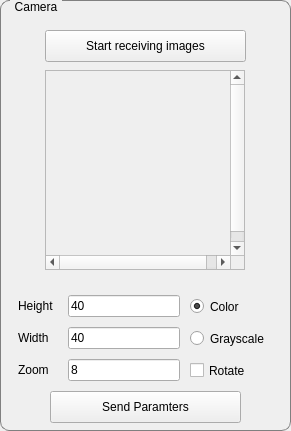
   <widget class="QGroupBox" name="groupBox_8">
    <property name="geometry">
     <rect>
      <x>30</x>
      <y>160</y>
      <width>291</width>
      <height>431</height>
     </rect>
    </property>
    <property name="styleSheet">
     <string notr="true">QGroupBox {
	border: 1px solid gray;
	border-radius: 9px;
	margin-top: 0.5em;
}

QGroupBox::title {
    subcontrol-origin: margin;
    left: 10px;
    padding: 0 3px 0 3px;
}
</string>
    </property>
    <property name="title">
     <string>Camera</string>
    </property>
    <widget class="QPushButton" name="btnImage">
     <property name="geometry">
      <rect>
       <x>45</x>
       <y>30</y>
       <width>201</width>
       <height>32</height>
      </rect>
     </property>
     <property name="text">
      <string>Start receiving images</string>
     </property>
    </widget>
    <widget class="QScrollArea" name="scrollCamera">
     <property name="geometry">
      <rect>
       <x>45</x>
       <y>70</y>
       <width>200</width>
       <height>200</height>
      </rect>
     </property>
     <property name="minimumSize">
      <size>
       <width>200</width>
       <height>200</height>
      </size>
     </property>
     <property name="maximumSize">
      <size>
       <width>200</width>
       <height>200</height>
      </size>
     </property>
     <property name="autoFillBackground">
      <bool>false</bool>
     </property>
     <property name="verticalScrollBarPolicy">
      <enum>Qt::ScrollBarAlwaysOn</enum>
     </property>
     <property name="horizontalScrollBarPolicy">
      <enum>Qt::ScrollBarAlwaysOn</enum>
     </property>
     <property name="widgetResizable">
      <bool>false</bool>
     </property>
     <widget class="QWidget" name="scrollAreaWidgetContents">
      <property name="geometry">
       <rect>
        <x>0</x>
        <y>0</y>
        <width>196</width>
        <height>196</height>
       </rect>
      </property>
     </widget>
    </widget>
    <widget class="QLineEdit" name="txtZoom">
     <property name="geometry">
      <rect>
       <x>68</x>
       <y>359</y>
       <width>112</width>
       <height>22</height>
      </rect>
     </property>
     <property name="text">
      <string>8</string>
     </property>
    </widget>
    <widget class="QLineEdit" name="txtHeight">
     <property name="geometry">
      <rect>
       <x>68</x>
       <y>295</y>
       <width>112</width>
       <height>22</height>
      </rect>
     </property>
     <property name="text">
      <string>40</string>
     </property>
    </widget>
    <widget class="QLineEdit" name="txtWidth">
     <property name="geometry">
      <rect>
       <x>68</x>
       <y>327</y>
       <width>112</width>
       <height>22</height>
      </rect>
     </property>
     <property name="text">
      <string>40</string>
     </property>
    </widget>
    <widget class="QPushButton" name="btnParameters">
     <property name="geometry">
      <rect>
       <x>50</x>
       <y>391</y>
       <width>191</width>
       <height>32</height>
      </rect>
     </property>
     <property name="text">
      <string>Send Paramters</string>
     </property>
    </widget>
    <widget class="QLabel" name="label_8">
     <property name="geometry">
      <rect>
       <x>18</x>
       <y>295</y>
       <width>42</width>
       <height>22</height>
      </rect>
     </property>
     <property name="text">
      <string>Height</string>
     </property>
    </widget>
    <widget class="QLabel" name="label_9">
     <property name="geometry">
      <rect>
       <x>18</x>
       <y>327</y>
       <width>42</width>
       <height>22</height>
      </rect>
     </property>
     <property name="text">
      <string>Width</string>
     </property>
    </widget>
    <widget class="QRadioButton" name="radioColor">
     <property name="geometry">
      <rect>
       <x>190</x>
       <y>296</y>
       <width>85</width>
       <height>21</height>
      </rect>
     </property>
     <property name="text">
      <string>Color</string>
     </property>
     <property name="checked">
      <bool>true</bool>
     </property>
    </widget>
    <widget class="QRadioButton" name="radioGrayscale">
     <property name="geometry">
      <rect>
       <x>190</x>
       <y>328</y>
       <width>85</width>
       <height>21</height>
      </rect>
     </property>
     <property name="text">
      <string>Grayscale</string>
     </property>
    </widget>
    <widget class="QLabel" name="label_10">
     <property name="geometry">
      <rect>
       <x>18</x>
       <y>359</y>
       <width>42</width>
       <height>22</height>
      </rect>
     </property>
     <property name="text">
      <string>Zoom</string>
     </property>
    </widget>
    <widget class="QCheckBox" name="chkRotate">
     <property name="geometry">
      <rect>
       <x>190</x>
       <y>360</y>
       <width>94</width>
       <height>21</height>
      </rect>
     </property>
     <property name="text">
      <string>Rotate</string>
     </property>
    </widget>
   </widget>
